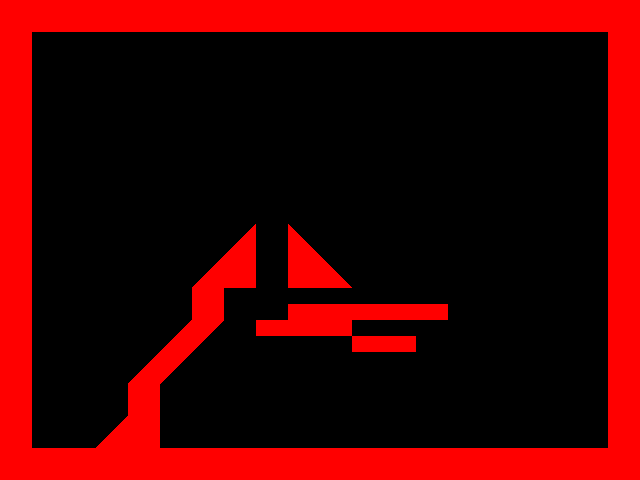

Tiled map render using the project's own tile images. Description and the map definition, with tile-layer contents summarised, below:
An orthogonal 20x15 tile map with 32x32 px tiles, 2 tile layers (background, collide), 2 tilesets.

<map version="1.2" tiledversion="1.2.2" orientation="orthogonal" renderorder="right-down" width="20" height="15" tilewidth="32" tileheight="32" infinite="0" nextlayerid="3" nextobjectid="1">
 <tileset firstgid="1" name="test" tilewidth="32" tileheight="32" tilecount="12" columns="4">
  <image source="tiles/wall.png" width="128" height="96" />
 </tileset>
 <tileset firstgid="13" name="collide" tilewidth="32" tileheight="32" tilecount="12" columns="4">
  <image source="tiles/collide.png" width="128" height="96" />
 </tileset>
 <layer id="1" name="background" width="20" height="15">
  <data>[300 cells, 90 non-empty, 6 distinct tile ids]</data>
 </layer>
 <layer id="2" name="collide" width="20" height="15">
  <data>[300 cells, 300 non-empty, 8 distinct tile ids]</data>
 </layer>
</map>
